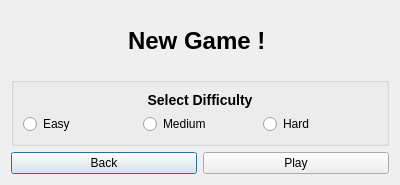
<?xml version="1.0" encoding="UTF-8"?>
<ui version="4.0">
 <class>Game2</class>
 <widget class="QDialog" name="Game2">
  <property name="geometry">
   <rect>
    <x>0</x>
    <y>0</y>
    <width>400</width>
    <height>185</height>
   </rect>
  </property>
  <property name="windowTitle">
   <string>Dialog</string>
  </property>
  <layout class="QGridLayout" name="gridLayout_2">
   <item row="0" column="0" colspan="2">
    <widget class="QLabel" name="label">
     <property name="text">
      <string>&lt;html&gt;&lt;head/&gt;&lt;body&gt;&lt;p&gt;&lt;span style=&quot; font-size:xx-large; font-weight:600;&quot;&gt;New Game  ! &lt;/span&gt;&lt;/p&gt;&lt;/body&gt;&lt;/html&gt;</string>
     </property>
     <property name="alignment">
      <set>Qt::AlignCenter</set>
     </property>
    </widget>
   </item>
   <item row="1" column="0" colspan="2">
    <widget class="QGroupBox" name="groupBox">
     <property name="title">
      <string/>
     </property>
     <property name="flat">
      <bool>false</bool>
     </property>
     <layout class="QGridLayout" name="gridLayout">
      <item row="0" column="0">
       <widget class="QLabel" name="label_2">
        <property name="text">
         <string>&lt;h3&gt;Select Difficulty&lt;/h3&gt;</string>
        </property>
        <property name="alignment">
         <set>Qt::AlignCenter</set>
        </property>
       </widget>
      </item>
      <item row="1" column="0">
       <layout class="QHBoxLayout" name="horizontalLayout">
        <item>
         <widget class="QRadioButton" name="easyRadioButton">
          <property name="text">
           <string>Easy</string>
          </property>
         </widget>
        </item>
        <item>
         <widget class="QRadioButton" name="mediumRadioButton">
          <property name="text">
           <string>Medium</string>
          </property>
         </widget>
        </item>
        <item>
         <widget class="QRadioButton" name="hardRadioButton">
          <property name="text">
           <string>Hard</string>
          </property>
         </widget>
        </item>
       </layout>
      </item>
     </layout>
    </widget>
   </item>
   <item row="2" column="0">
    <widget class="QPushButton" name="backButton">
     <property name="text">
      <string>Back</string>
     </property>
    </widget>
   </item>
   <item row="2" column="1">
    <widget class="QPushButton" name="playButton">
     <property name="text">
      <string>Play</string>
     </property>
    </widget>
   </item>
  </layout>
 </widget>
 <resources/>
 <connections/>
</ui>
